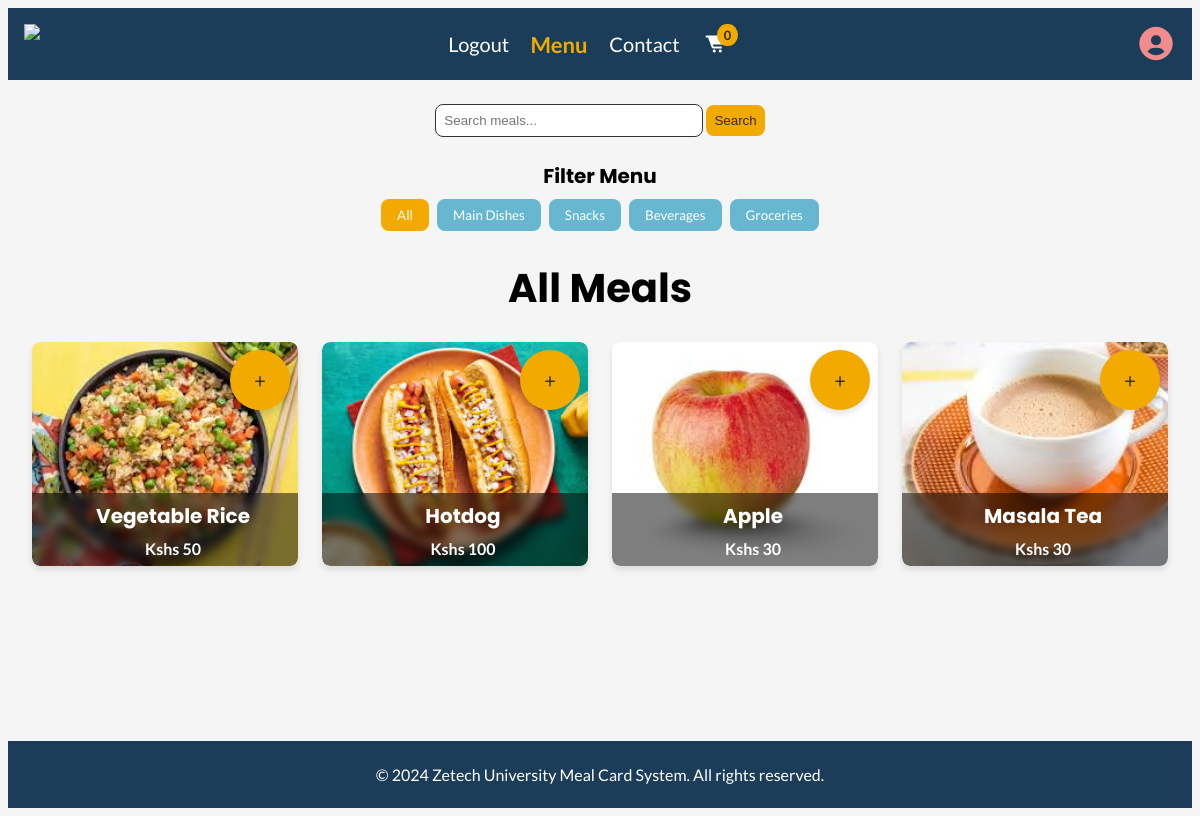
Page /menu.php (signed in) on the committed database.
### tables this page shows
CREATE TABLE `menu` (
  `meal_id` int(11) NOT NULL,
  `meal_title` varchar(255) NOT NULL,
  `meal_price` varchar(100) NOT NULL,
  `meal_category` varchar(100) NOT NULL,
  `date_created` timestamp NOT NULL DEFAULT current_timestamp(),
  `meal_img` varchar(255) NOT NULL
);

### menu.php (the view, shortened to what this page needs)
<?php
include 'includes/config.php';
$menuItems = $conn->query("SELECT meal_id AS id, meal_title AS title, meal_price AS price, meal_img AS img FROM menu ORDER BY rand()");
?>
<!DOCTYPE html>
<html lang="en">
<head>
    <link href='https://unpkg.com/boxicons@2.1.4/css/boxicons.min.css' rel='stylesheet'>
    <link rel="stylesheet" href="css/menu.css">
</head>
<body>
    <header class="header-menu">
        <nav class="nav-menu">
            <img src="assets/images/logo_name.png" class="nav-link" height="40rem" style="margin-right: auto;">
            <a href="logout.php" class="nav-link">Logout</a>
            <a href="menu.php" class="nav-link active-link">Menu</a>
            <a href="contact.php" class="nav-link">Contact</a>
            <a href="cart.php" class="nav-link"><i class='bx bxs-cart-alt'></i><sup>
                    <?php
                    $count = 0;
                    echo "$count";
                    ?>
                </sup></a>
            <a class="nav-link" href="profile.php" style="margin-left: auto;"><i class='bx bxs-user-circle' style="font-size: 2.5rem;color:var(--color-soft-coral)"></i></a>
        </nav>
    </header>
    <main class="menu-container">
        <div class="search-container">
            <form action="search.php" method="GET">
                <input type="text" name="search_term" placeholder="Search meals..." class="search-input" required>
                <button type="submit" name="search" class="search-button">Search</button>
            </form>
        </div>
        <div class="filter-container">
            <h2 class="filter-title">Filter Menu</h2>
            <div class="filter-buttons">
                <button class="filter-button active" data-category="all"><a href="menu.php" style="text-decoration: none;color: inherit;">All</a></button>
                <button class="filter-button" data-category="main-dishes"><a href="main_dishes.php" style="text-decoration: none;color: inherit;">Main Dishes</a></button>
                <button class="filter-button" data-category="snacks"><a href="snacks.php" style="text-decoration: none;color: inherit;">Snacks</a></button>
                <button class="filter-button" data-category="beverages"><a href="beverages.php" style="text-decoration: none;color: inherit;">Beverages</a></button>
                <button class="filter-button" data-category="groceries"><a href="groceries.php" style="text-decoration: none;color: inherit;">Groceries</a></button>
            </div>
        </div>
        <h1 class="menu-title">All Meals</h1>
        <div class="grid-container">
            <?php while ($item = $menuItems->fetch_assoc()): ?>
                <div class="menu-card">
                    <a href="menu.php?add_to_cart=<?php echo htmlspecialchars($item['id']); ?>" style="text-decoration: none;">
                        <div class="add-to-cart">
                            <span class="plus-sign">+</span>
                        </div>
                    </a>
                    <div class="menu-image-container">
                        <img src="admin/uploads/images/<?php echo htmlspecialchars($item['img']); ?>" alt="<?php echo htmlspecialchars($item['title']); ?>" class="menu-image">
                        <div class="menu-item-info">
                            <h2 class="menu-item-title"><?php echo htmlspecialchars($item['title']); ?></h2>
                            <p class="menu-item-price">Kshs <?php echo htmlspecialchars($item['price']); ?></p>
                        </div>
                    </div>
                </div>
            <?php endwhile; ?>
        </div>
    </main>
    <footer class="footer-menu">
        <p>&copy; 2024 Zetech University Meal Card System. All rights reserved.</p>
    </footer>
</body>
</html>

### rows in the picture
menu: meal_img (picture), meal_title "Vegetable Rice", meal_price "50"
menu: meal_img (picture), meal_title "Hotdog", meal_price "100"
menu: meal_img (picture), meal_title "Apple", meal_price "30"
menu: meal_img (picture), meal_title "Masala Tea", meal_price "30"

### other values in the picture
$count "0"
